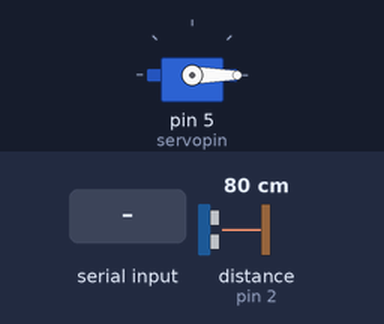
Recording of a sketch running on a simulated Arduino Uno, built with avr-gcc and run on an emulated ATmega328P. Shown: servo. The test bench sets the inputs (shaded band); at power-on: distance to the obstacle (sensor on pin 2) 80 cm. The echo pulse lasts 58.3 µs per cm; what the sketch prints to the serial monitor is not drawn.

Above: at 2.2 s.
2.3 s: byte 30 received over Serial
At 3.1 s:
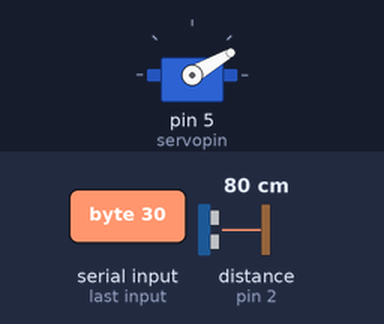
3.8 s: byte 90 received over Serial
At 4.3 s:
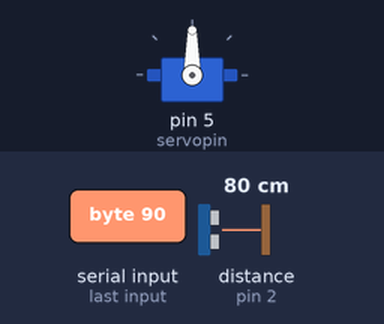
5.3 s: byte 120 received over Serial
At 6.6 s:
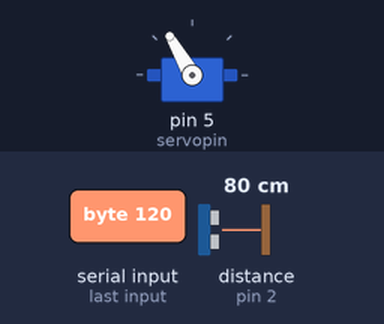
Timing chart, 0 to 8.3 s (numbered marks = the images above; inputs shaded):
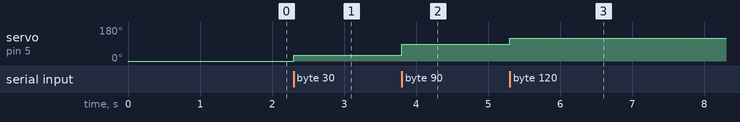

Measured:
- after the input at 2.3 s, servo on pin 5 (servopin): 0° → 30° at once
- after the input at 3.8 s, servo on pin 5 (servopin): 30° → 90° at once
- after the input at 5.3 s, servo on pin 5 (servopin): 90° → 120° at once

The sketch:

US_radar_test_1.ino
```cpp
#include <Servo.h>
Servo rotator;

#define servopin 5
#define trig 3
#define echo 2
float t;
float D;
int angle;

void setup() {
  Serial.begin(115200);
  delay(10);
rotator.attach(servopin);
  pinMode(trig, OUTPUT);
  pinMode(echo, INPUT);

  digitalWrite(trig, LOW);
  delayMicroseconds(5);
rotator.write(0);
delay(1000);
Serial.println("READY TO START");
}

void loop() {

if(Serial.available()){
  angle=Serial.read();
  rotator.write(angle);
  delay(10);
  Serial.write((byte)getdistance());

}

}

long getdistance() {

float T=0;
for(int i=0; i<5;i++){

 digitalWrite(trig, HIGH);
  delayMicroseconds(10);
  digitalWrite(trig, LOW);

  t = pulseIn(echo, HIGH);
delay(0);
 T += t;

}
  T=T/5;
 D=T/29.1/2;
//D=t/29.1/2;
 if(D<=0){
  D=0;
 }
  return D;
}
```
